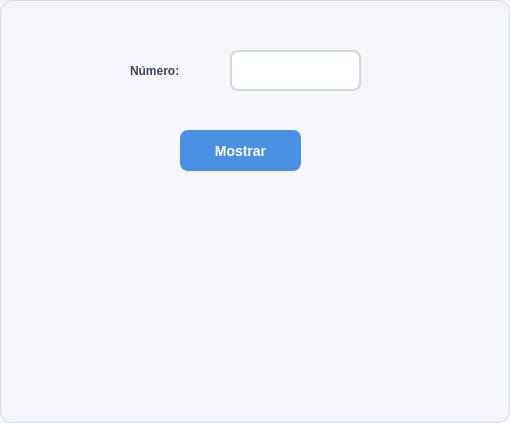
<?xml version="1.0" encoding="UTF-8"?>
<ui version="4.0">
 <class>DialogoEjercicio12</class>
 <widget class="QDialog" name="DialogoEjercicio12">
  <property name="geometry">
   <rect>
    <x>0</x>
    <y>0</y>
    <width>510</width>
    <height>423</height>
   </rect>
  </property>
  <property name="windowTitle">
   <string>Dialog</string>
  </property>
  <property name="styleSheet">
   <string notr="true">/* =========================
   ESTILO GENERAL DEL DIALOG
   ========================= */
QDialog {
    background-color: #f4f6f9;
    border: 1px solid #d6dce5;
    border-radius: 12px;
    font-family: &quot;Segoe UI&quot;;
    font-size: 14px;
    color: #2c3e50;
}

/* =========================
   LABELS
   ========================= */
QLabel {
    color: #34495e;
    font-weight: 500;
    background: transparent;
}

/* =========================
   CAMPOS DE TEXTO
   ========================= */
QLineEdit {
    background-color: #ffffff;
    border: 2px solid #d0d7de;
    border-radius: 8px;
    padding: 8px 10px;
    color: #2c3e50;
    selection-background-color: #4a90e2;
    selection-color: white;
}

/* Cuando el usuario selecciona el campo */
QLineEdit:focus {
    border: 2px solid #4a90e2;
    background-color: #ffffff;
}

/* Campo deshabilitado */
QLineEdit:disabled {
    background-color: #ecf0f1;
    color: #95a5a6;
    border: 2px solid #dfe6e9;
}

/* =========================
   BOTONES
   ========================= */
QPushButton {
    background-color: #4a90e2;
    color: white;
    border: none;
    border-radius: 8px;
    padding: 8px 16px;
    font-size: 14px;
    font-weight: 600;
}

/* Hover */
QPushButton:hover {
    background-color: #357abd;
}

/* Click */
QPushButton:pressed {
    background-color: #2f6da3;
    padding-top: 9px;
    padding-bottom: 7px;
}

/* Botón deshabilitado */
QPushButton:disabled {
    background-color: #bdc3c7;
    color: #ecf0f1;
}

/* =========================
   TOOLTIP OPCIONAL
   ========================= */
QToolTip {
    background-color: #2c3e50;
    color: white;
    border: 1px solid #4a90e2;
    padding: 5px;
    border-radius: 6px;
}</string>
  </property>
  <widget class="QLabel" name="label">
   <property name="geometry">
    <rect>
     <x>130</x>
     <y>50</y>
     <width>91</width>
     <height>41</height>
    </rect>
   </property>
   <property name="font">
    <font>
     <weight>62</weight>
     <bold>true</bold>
    </font>
   </property>
   <property name="text">
    <string>Número: </string>
   </property>
  </widget>
  <widget class="QLineEdit" name="txt_numero">
   <property name="geometry">
    <rect>
     <x>230</x>
     <y>50</y>
     <width>131</width>
     <height>41</height>
    </rect>
   </property>
   <property name="font">
    <font>
     <pointsize>10</pointsize>
     <weight>75</weight>
     <bold>true</bold>
    </font>
   </property>
  </widget>
  <widget class="QLabel" name="lbl_numeros">
   <property name="geometry">
    <rect>
     <x>20</x>
     <y>230</y>
     <width>471</width>
     <height>51</height>
    </rect>
   </property>
   <property name="text">
    <string/>
   </property>
   <property name="alignment">
    <set>Qt::AlignCenter</set>
   </property>
  </widget>
  <widget class="QPushButton" name="btn_mostrar">
   <property name="geometry">
    <rect>
     <x>180</x>
     <y>130</y>
     <width>121</width>
     <height>41</height>
    </rect>
   </property>
   <property name="text">
    <string>Mostrar</string>
   </property>
  </widget>
 </widget>
 <resources/>
 <connections/>
</ui>
